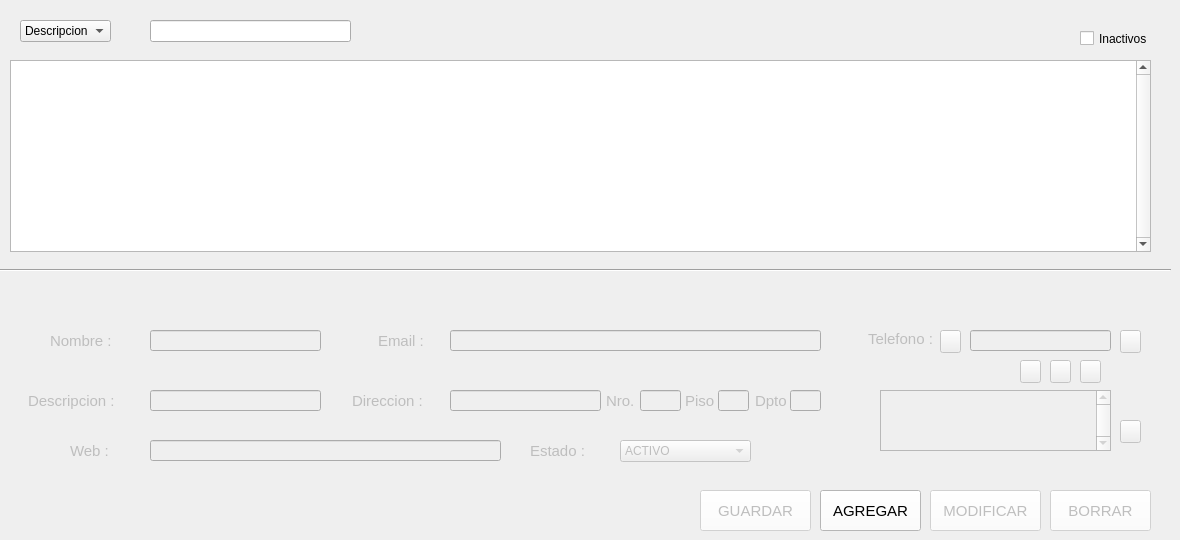
    <widget class="QWidget" name="tab_Proovedores">
     <attribute name="icon">
      <iconset>
       <normaloff>../Img/proveedor.png</normaloff>../Img/proveedor.png</iconset>
     </attribute>
     <attribute name="title">
      <string>Proveedores</string>
     </attribute>
     <widget class="QComboBox" name="cbFilterProveedores_prov">
      <property name="geometry">
       <rect>
        <x>20</x>
        <y>20</y>
        <width>91</width>
        <height>22</height>
       </rect>
      </property>
      <property name="styleSheet">
       <string notr="true">font: 9pt &quot;MS Shell Dlg 2&quot;;</string>
      </property>
      <item>
       <property name="text">
        <string>Descripcion</string>
       </property>
      </item>
      <item>
       <property name="text">
        <string>Nombre</string>
       </property>
      </item>
     </widget>
     <widget class="QTableView" name="tvProveedores_prov">
      <property name="geometry">
       <rect>
        <x>10</x>
        <y>60</y>
        <width>1141</width>
        <height>192</height>
       </rect>
      </property>
      <property name="styleSheet">
       <string notr="true">font: 9pt &quot;MS Shell Dlg 2&quot;;</string>
      </property>
      <property name="verticalScrollBarPolicy">
       <enum>Qt::ScrollBarAlwaysOn</enum>
      </property>
      <property name="horizontalScrollBarPolicy">
       <enum>Qt::ScrollBarAlwaysOff</enum>
      </property>
      <property name="gridStyle">
       <enum>Qt::CustomDashLine</enum>
      </property>
      <attribute name="verticalHeaderVisible">
       <bool>false</bool>
      </attribute>
      <attribute name="verticalHeaderHighlightSections">
       <bool>false</bool>
      </attribute>
     </widget>
     <widget class="Line" name="line1_prov">
      <property name="geometry">
       <rect>
        <x>0</x>
        <y>260</y>
        <width>1171</width>
        <height>20</height>
       </rect>
      </property>
      <property name="orientation">
       <enum>Qt::Horizontal</enum>
      </property>
     </widget>
     <widget class="QLineEdit" name="txtFilterProveedores_prov">
      <property name="geometry">
       <rect>
        <x>150</x>
        <y>20</y>
        <width>201</width>
        <height>22</height>
       </rect>
      </property>
      <property name="styleSheet">
       <string notr="true">font: 9pt &quot;MS Shell Dlg 2&quot;;</string>
      </property>
     </widget>
     <widget class="QPushButton" name="btnBorrar_prov">
      <property name="enabled">
       <bool>false</bool>
      </property>
      <property name="geometry">
       <rect>
        <x>1050</x>
        <y>490</y>
        <width>101</width>
        <height>41</height>
       </rect>
      </property>
      <property name="font">
       <font>
        <family>Segoe UI</family>
        <pointsize>11</pointsize>
        <weight>9</weight>
        <italic>false</italic>
        <bold>false</bold>
       </font>
      </property>
      <property name="styleSheet">
       <string notr="true">background-color: rgb(255, 255, 255);</string>
      </property>
      <property name="text">
       <string>BORRAR</string>
      </property>
      <property name="icon">
       <iconset>
        <normaloff>../Img/borrar.png</normaloff>../Img/borrar.png</iconset>
      </property>
      <property name="iconSize">
       <size>
        <width>20</width>
        <height>20</height>
       </size>
      </property>
     </widget>
     <widget class="QPushButton" name="btnGuardar_prov">
      <property name="enabled">
       <bool>false</bool>
      </property>
      <property name="geometry">
       <rect>
        <x>700</x>
        <y>490</y>
        <width>111</width>
        <height>41</height>
       </rect>
      </property>
      <property name="font">
       <font>
        <family>Segoe UI</family>
        <pointsize>11</pointsize>
        <weight>9</weight>
        <italic>false</italic>
        <bold>false</bold>
       </font>
      </property>
      <property name="styleSheet">
       <string notr="true">background-color: rgb(255, 255, 255);</string>
      </property>
      <property name="text">
       <string>GUARDAR</string>
      </property>
      <property name="icon">
       <iconset>
        <normaloff>../Img/guardar.png</normaloff>../Img/guardar.png</iconset>
      </property>
      <property name="iconSize">
       <size>
        <width>20</width>
        <height>20</height>
       </size>
      </property>
     </widget>
     <widget class="QPushButton" name="btnAgregar_prov">
      <property name="geometry">
       <rect>
        <x>820</x>
        <y>490</y>
        <width>101</width>
        <height>41</height>
       </rect>
      </property>
      <property name="font">
       <font>
        <family>Segoe UI</family>
        <pointsize>11</pointsize>
        <weight>9</weight>
        <italic>false</italic>
        <bold>false</bold>
       </font>
      </property>
      <property name="styleSheet">
       <string notr="true">background-color: rgb(255, 255, 255);</string>
      </property>
      <property name="text">
       <string>AGREGAR</string>
      </property>
      <property name="icon">
       <iconset>
        <normaloff>../Img/agregar.png</normaloff>../Img/agregar.png</iconset>
      </property>
      <property name="iconSize">
       <size>
        <width>20</width>
        <height>20</height>
       </size>
      </property>
     </widget>
     <widget class="QPushButton" name="btnModificar_prov">
      <property name="enabled">
       <bool>false</bool>
      </property>
      <property name="geometry">
       <rect>
        <x>930</x>
        <y>490</y>
        <width>111</width>
        <height>41</height>
       </rect>
      </property>
      <property name="font">
       <font>
        <family>Segoe UI</family>
        <pointsize>11</pointsize>
        <weight>9</weight>
        <italic>false</italic>
        <bold>false</bold>
       </font>
      </property>
      <property name="styleSheet">
       <string notr="true">background-color: rgb(255, 255, 255);</string>
      </property>
      <property name="text">
       <string>MODIFICAR</string>
      </property>
      <property name="icon">
       <iconset>
        <normaloff>../Img/actualizar.png</normaloff>../Img/actualizar.png</iconset>
      </property>
      <property name="iconSize">
       <size>
        <width>20</width>
        <height>20</height>
       </size>
      </property>
     </widget>
     <widget class="QWidget" name="wDatosProveedor" native="true">
      <property name="enabled">
       <bool>false</bool>
      </property>
      <property name="geometry">
       <rect>
        <x>10</x>
        <y>310</y>
        <width>1131</width>
        <height>171</height>
       </rect>
      </property>
      <widget class="QLabel" name="label8_prov">
       <property name="geometry">
        <rect>
         <x>858</x>
         <y>18</y>
         <width>91</width>
         <height>21</height>
        </rect>
       </property>
       <property name="font">
        <font>
         <family>Segoe UI</family>
         <pointsize>11</pointsize>
         <weight>9</weight>
         <italic>false</italic>
         <bold>false</bold>
        </font>
       </property>
       <property name="text">
        <string>Telefono :</string>
       </property>
      </widget>
      <widget class="QLabel" name="label5_prov">
       <property name="geometry">
        <rect>
         <x>596</x>
         <y>80</y>
         <width>31</width>
         <height>21</height>
        </rect>
       </property>
       <property name="font">
        <font>
         <family>Segoe UI</family>
         <pointsize>11</pointsize>
         <weight>9</weight>
         <italic>false</italic>
         <bold>false</bold>
        </font>
       </property>
       <property name="text">
        <string>Nro.</string>
       </property>
      </widget>
      <widget class="QPushButton" name="btnSumarTelefono_prov">
       <property name="geometry">
        <rect>
         <x>1110</x>
         <y>20</y>
         <width>21</width>
         <height>23</height>
        </rect>
       </property>
       <property name="text">
        <string/>
       </property>
       <property name="icon">
        <iconset>
         <normaloff>../Img/mas.png</normaloff>../Img/mas.png</iconset>
       </property>
      </widget>
      <widget class="QLineEdit" name="txtNombre_prov">
       <property name="geometry">
        <rect>
         <x>140</x>
         <y>20</y>
         <width>171</width>
         <height>21</height>
        </rect>
       </property>
       <property name="styleSheet">
        <string notr="true">font: 9pt &quot;MS Shell Dlg 2&quot;;</string>
       </property>
      </widget>
      <widget class="QLineEdit" name="txtDNumero_prov">
       <property name="geometry">
        <rect>
         <x>630</x>
         <y>80</y>
         <width>41</width>
         <height>21</height>
        </rect>
       </property>
       <property name="styleSheet">
        <string notr="true">font: 9pt &quot;MS Shell Dlg 2&quot;;</string>
       </property>
      </widget>
      <widget class="QLineEdit" name="txtDireccion_prov">
       <property name="geometry">
        <rect>
         <x>440</x>
         <y>80</y>
         <width>151</width>
         <height>21</height>
        </rect>
       </property>
       <property name="styleSheet">
        <string notr="true">font: 9pt &quot;MS Shell Dlg 2&quot;;</string>
       </property>
      </widget>
      <widget class="QLineEdit" name="txtDPiso_prov">
       <property name="geometry">
        <rect>
         <x>708</x>
         <y>80</y>
         <width>31</width>
         <height>21</height>
        </rect>
       </property>
       <property name="styleSheet">
        <string notr="true">font: 9pt &quot;MS Shell Dlg 2&quot;;</string>
       </property>
      </widget>
      <widget class="QLineEdit" name="txtEmail_prov">
       <property name="geometry">
        <rect>
         <x>440</x>
         <y>20</y>
         <width>371</width>
         <height>21</height>
        </rect>
       </property>
       <property name="styleSheet">
        <string notr="true">font: 9pt &quot;MS Shell Dlg 2&quot;;</string>
       </property>
      </widget>
      <widget class="QLabel" name="label3_prov">
       <property name="geometry">
        <rect>
         <x>368</x>
         <y>20</y>
         <width>71</width>
         <height>21</height>
        </rect>
       </property>
       <property name="font">
        <font>
         <family>Segoe UI</family>
         <pointsize>11</pointsize>
         <weight>9</weight>
         <italic>false</italic>
         <bold>false</bold>
        </font>
       </property>
       <property name="text">
        <string>Email :</string>
       </property>
      </widget>
      <widget class="QLabel" name="label1_prov">
       <property name="geometry">
        <rect>
         <x>40</x>
         <y>20</y>
         <width>71</width>
         <height>21</height>
        </rect>
       </property>
       <property name="font">
        <font>
         <family>Segoe UI</family>
         <pointsize>11</pointsize>
         <weight>9</weight>
         <italic>false</italic>
         <bold>false</bold>
        </font>
       </property>
       <property name="text">
        <string>Nombre :</string>
       </property>
      </widget>
      <widget class="QLabel" name="label6_prov">
       <property name="geometry">
        <rect>
         <x>675</x>
         <y>80</y>
         <width>31</width>
         <height>21</height>
        </rect>
       </property>
       <property name="font">
        <font>
         <family>Segoe UI</family>
         <pointsize>11</pointsize>
         <weight>9</weight>
         <italic>false</italic>
         <bold>false</bold>
        </font>
       </property>
       <property name="text">
        <string>Piso</string>
       </property>
      </widget>
      <widget class="QLineEdit" name="txtDDpto_prov">
       <property name="geometry">
        <rect>
         <x>780</x>
         <y>80</y>
         <width>31</width>
         <height>21</height>
        </rect>
       </property>
       <property name="styleSheet">
        <string notr="true">font: 9pt &quot;MS Shell Dlg 2&quot;;</string>
       </property>
      </widget>
      <widget class="QLineEdit" name="txtDescripcion_prov">
       <property name="geometry">
        <rect>
         <x>140</x>
         <y>80</y>
         <width>171</width>
         <height>21</height>
        </rect>
       </property>
       <property name="styleSheet">
        <string notr="true">font: 9pt &quot;MS Shell Dlg 2&quot;;</string>
       </property>
      </widget>
      <widget class="QLabel" name="label4_prov">
       <property name="geometry">
        <rect>
         <x>342</x>
         <y>80</y>
         <width>101</width>
         <height>21</height>
        </rect>
       </property>
       <property name="font">
        <font>
         <family>Segoe UI</family>
         <pointsize>11</pointsize>
         <weight>9</weight>
         <italic>false</italic>
         <bold>false</bold>
        </font>
       </property>
       <property name="text">
        <string>Direccion :</string>
       </property>
      </widget>
      <widget class="QLabel" name="label7_prov">
       <property name="geometry">
        <rect>
         <x>745</x>
         <y>80</y>
         <width>41</width>
         <height>21</height>
        </rect>
       </property>
       <property name="font">
        <font>
         <family>Segoe UI</family>
         <pointsize>11</pointsize>
         <weight>9</weight>
         <italic>false</italic>
         <bold>false</bold>
        </font>
       </property>
       <property name="text">
        <string>Dpto</string>
       </property>
      </widget>
      <widget class="QTableView" name="tvTelefonos_prov">
       <property name="geometry">
        <rect>
         <x>870</x>
         <y>80</y>
         <width>231</width>
         <height>61</height>
        </rect>
       </property>
       <property name="styleSheet">
        <string notr="true">font: 7pt &quot;MS Shell Dlg 2&quot;;</string>
       </property>
       <property name="verticalScrollBarPolicy">
        <enum>Qt::ScrollBarAlwaysOn</enum>
       </property>
       <property name="horizontalScrollBarPolicy">
        <enum>Qt::ScrollBarAlwaysOff</enum>
       </property>
       <property name="gridStyle">
        <enum>Qt::CustomDashLine</enum>
       </property>
       <property name="wordWrap">
        <bool>false</bool>
       </property>
       <attribute name="horizontalHeaderVisible">
        <bool>false</bool>
       </attribute>
       <attribute name="horizontalHeaderHighlightSections">
        <bool>false</bool>
       </attribute>
       <attribute name="verticalHeaderVisible">
        <bool>false</bool>
       </attribute>
       <attribute name="verticalHeaderHighlightSections">
        <bool>false</bool>
       </attribute>
      </widget>
      <widget class="QLabel" name="label2_prov">
       <property name="geometry">
        <rect>
         <x>18</x>
         <y>80</y>
         <width>111</width>
         <height>21</height>
        </rect>
       </property>
       <property name="font">
        <font>
         <family>Segoe UI</family>
         <pointsize>11</pointsize>
         <weight>9</weight>
         <italic>false</italic>
         <bold>false</bold>
        </font>
       </property>
       <property name="text">
        <string>Descripcion :</string>
       </property>
      </widget>
      <widget class="QPushButton" name="btnRestarTelefono_prov">
       <property name="geometry">
        <rect>
         <x>1110</x>
         <y>110</y>
         <width>21</width>
         <height>23</height>
        </rect>
       </property>
       <property name="text">
        <string/>
       </property>
       <property name="icon">
        <iconset>
         <normaloff>../Img/menos.png</normaloff>../Img/menos.png</iconset>
       </property>
      </widget>
      <widget class="QLineEdit" name="txtTelefono_prov">
       <property name="geometry">
        <rect>
         <x>960</x>
         <y>20</y>
         <width>141</width>
         <height>21</height>
        </rect>
       </property>
       <property name="styleSheet">
        <string notr="true">font: 9pt &quot;MS Shell Dlg 2&quot;;</string>
       </property>
      </widget>
      <widget class="QLabel" name="label1_prov_2">
       <property name="geometry">
        <rect>
         <x>60</x>
         <y>130</y>
         <width>71</width>
         <height>21</height>
        </rect>
       </property>
       <property name="font">
        <font>
         <family>Segoe UI</family>
         <pointsize>11</pointsize>
         <weight>9</weight>
         <italic>false</italic>
         <bold>false</bold>
        </font>
       </property>
       <property name="text">
        <string>Web :</string>
       </property>
      </widget>
      <widget class="QLineEdit" name="txtWeb_prov">
       <property name="geometry">
        <rect>
         <x>140</x>
         <y>130</y>
         <width>351</width>
         <height>21</height>
        </rect>
       </property>
       <property name="styleSheet">
        <string notr="true">font: 9pt &quot;MS Shell Dlg 2&quot;;</string>
       </property>
      </widget>
      <widget class="QPushButton" name="btnCelular_prov">
       <property name="geometry">
        <rect>
         <x>1040</x>
         <y>50</y>
         <width>21</width>
         <height>23</height>
        </rect>
       </property>
       <property name="text">
        <string/>
       </property>
       <property name="icon">
        <iconset>
         <normaloff>../Img/icon-cel.png</normaloff>../Img/icon-cel.png</iconset>
       </property>
      </widget>
      <widget class="QPushButton" name="btnTelefono_prov">
       <property name="enabled">
        <bool>false</bool>
       </property>
       <property name="geometry">
        <rect>
         <x>1010</x>
         <y>50</y>
         <width>21</width>
         <height>23</height>
        </rect>
       </property>
       <property name="text">
        <string/>
       </property>
       <property name="icon">
        <iconset>
         <normaloff>../Img/icon-tel.png</normaloff>../Img/icon-tel.png</iconset>
       </property>
      </widget>
      <widget class="QPushButton" name="btnFax_prov">
       <property name="geometry">
        <rect>
         <x>1070</x>
         <y>50</y>
         <width>21</width>
         <height>23</height>
        </rect>
       </property>
       <property name="text">
        <string/>
       </property>
       <property name="icon">
        <iconset>
         <normaloff>../Img/icon-fax.png</normaloff>../Img/icon-fax.png</iconset>
       </property>
      </widget>
      <widget class="QPushButton" name="btnCancelarTelefono_prov">
       <property name="geometry">
        <rect>
         <x>930</x>
         <y>20</y>
         <width>21</width>
         <height>23</height>
        </rect>
       </property>
       <property name="text">
        <string/>
       </property>
       <property name="icon">
        <iconset>
         <normaloff>../Img/cancelar.png</normaloff>../Img/cancelar.png</iconset>
       </property>
      </widget>
      <widget class="QComboBox" name="cbEstado_prov">
       <property name="geometry">
        <rect>
         <x>610</x>
         <y>130</y>
         <width>131</width>
         <height>22</height>
        </rect>
       </property>
       <item>
        <property name="text">
         <string>ACTIVO</string>
        </property>
       </item>
       <item>
        <property name="text">
         <string>INACTIVO</string>
        </property>
       </item>
      </widget>
      <widget class="QLabel" name="label11_p_4">
       <property name="geometry">
        <rect>
         <x>520</x>
         <y>130</y>
         <width>71</width>
         <height>21</height>
        </rect>
       </property>
       <property name="font">
        <font>
         <family>Segoe UI</family>
         <pointsize>11</pointsize>
         <weight>9</weight>
         <italic>false</italic>
         <bold>false</bold>
        </font>
       </property>
       <property name="text">
        <string>Estado :</string>
       </property>
      </widget>
     </widget>
     <widget class="QLabel" name="label_8">
      <property name="geometry">
       <rect>
        <x>130</x>
        <y>20</y>
        <width>21</width>
        <height>16</height>
       </rect>
      </property>
      <property name="font">
       <font>
        <family>Segoe UI</family>
        <pointsize>11</pointsize>
        <weight>9</weight>
        <italic>false</italic>
        <bold>false</bold>
       </font>
      </property>
      <property name="text">
       <string>&lt;html&gt;
&lt;head/&gt;
&lt;body&gt;
&lt;IMG SRC=&quot;../Img/buscar.png&quot; width=&quot;16&quot; height=&quot;16&quot;&gt;
&lt;/body&gt;
&lt;/html&gt;</string>
      </property>
     </widget>
     <widget class="QCheckBox" name="cbInactivo_prov">
      <property name="geometry">
       <rect>
        <x>1080</x>
        <y>30</y>
        <width>91</width>
        <height>17</height>
       </rect>
      </property>
      <property name="styleSheet">
       <string notr="true">font: 8pt &quot;MS Shell Dlg 2&quot;;</string>
      </property>
      <property name="text">
       <string>Inactivos</string>
      </property>
     </widget>
    </widget>
